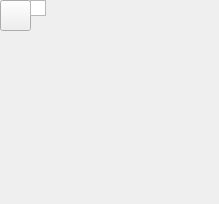
<?xml version="1.0" encoding="UTF-8"?>
<ui version="4.0">
 <class>colorPickerSwatch</class>
 <widget class="QWidget" name="colorPickerSwatch">
  <property name="geometry">
   <rect>
    <x>0</x>
    <y>0</y>
    <width>219</width>
    <height>204</height>
   </rect>
  </property>
  <property name="windowTitle">
   <string>Form</string>
  </property>
  <widget class="QPushButton" name="topSwatch">
   <property name="geometry">
    <rect>
     <x>0</x>
     <y>0</y>
     <width>31</width>
     <height>31</height>
    </rect>
   </property>
   <property name="baseSize">
    <size>
     <width>5</width>
     <height>0</height>
    </size>
   </property>
   <property name="text">
    <string/>
   </property>
  </widget>
  <widget class="QGraphicsView" name="graphicsView">
   <property name="geometry">
    <rect>
     <x>30</x>
     <y>0</y>
     <width>16</width>
     <height>16</height>
    </rect>
   </property>
  </widget>
 </widget>
 <resources/>
 <connections/>
</ui>
